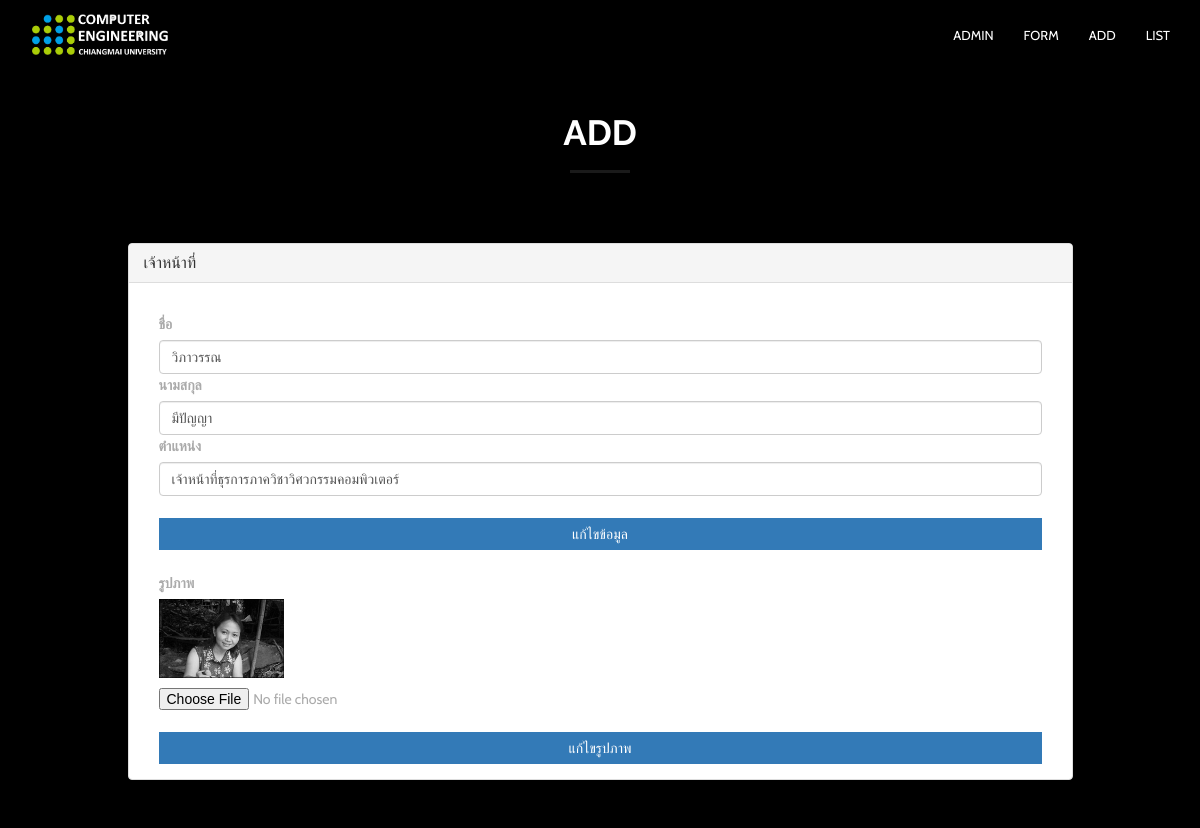
Page /officer/officer_form_edit.php?id=5 on the committed database.
### tables this page shows
CREATE TABLE `officer` (
  `id` int(11) NOT NULL,
  `firstname` varchar(20) NOT NULL,
  `lastname` varchar(20) NOT NULL,
  `position` varchar(500) NOT NULL,
  `img` text NOT NULL
);

### officer/officer_form_edit.php (the view, shortened to what this page needs)
<?php
    $servername = "localhost";
    $username = "root";
    $password = "";
    $dbname = "group6";
    $conn = new mysqli($servername, $username, $password,$dbname);
    mysqli_set_charset($conn, "utf8");
  $sql = "SELECT * FROM officer where id='".$_GET["id"]."'";
  $result = $conn->query($sql);
  $row = $result->fetch_assoc()
?>
<!DOCTYPE html>
<html lang="en">
<head>
    <link href="../bootstrap/css/bootstrap.min.css" rel="stylesheet">
    <link href="../font-awesome/css/font-awesome.min.css" rel="stylesheet">
    <link href="../css/flexslider.css" rel="stylesheet" type="text/css" media="screen">
    <link href="../css/owl.carousel.css" rel="stylesheet" type="text/css" media="screen">
    <link href="../css/owl.theme.css" rel="stylesheet" type="text/css" media="screen">
    <link rel="stylesheet" type="text/css" href="../css/jquery-ui.min.css" media="screen">
    <link href="../lightbox2/dist/css/lightbox.css" rel="stylesheet">
    <link href="../css/restaurant-onepage-dark.css" rel="stylesheet" type="text/css" media="screen">
      </head>
      <body data-spy="scroll">
        <nav class="navbar navbar-inverse navbar-fixed-top">
            <div class="container">
                <div class="navbar-header">
                    <a href="../index.html"><img src="../img/logo.png" alt = "img" width = "140"></a>
                </div>
                <div id="navbar" class="navbar-collapse collapse">
                    <ul class="nav navbar-nav scroll-to navbar-right">
                        <li><a href="../admin/index.html">Admin</a></li>
                        <li><a href="officer_form.php">Form</a></li>
                        <li><a href="#add">Add</a></li>
                        <li><a href="#list">List</a></li>
                    </ul>
                </div>
            </div>
        </nav>
        <section id="edit" class="about-section" >
            <div class="container">
                <div class="row">
                    <div class="col-sm-6 col-sm-offset-3 center-title text-center">
                        <h3><br>Add</h3>
                        <span class="center-line"></span>
                    </div>
                </div>
                <div class="row">
                    <div class="col-xs-offset-1 col-xs-10">
                <div class="panel panel-default formPanel">
                          <div class="panel-heading bg-color-1 border-color-1">
                            <h3 class="panel-title">เจ้าหน้าที่</h3>
                          </div>
                          <div class="panel-body">
                                <form action="officer_edit.php?id=<?=$row["id"]?>" method="POST" role="form" enctype="multipart/form-data">
                                      <div class="form-group formField">
                                        <div class="col-xs-12">
                                           <label for="">ชื่อ</label>
                                           <input type="text" class="form-control" name="firstname" value="<?=$row["firstname"]?>" required>
                                        </div>
                                      </div>
                                       <div class="form-group formField">
                                        <div class="col-xs-12">
                                              <label for="">นามสกุล</label>
                                               <input type="text" class="form-control" name="lastname" value="<?=$row["lastname"]?>" required>
                                        </div>
                                      </div>
                                      <div class="form-group formField">
                                        <div class="col-xs-12">
                                              <label for="">ตำแหน่ง</label>
                                               <input type="text" class="form-control" name="position" value="<?=$row["position"]?>" required>
                                        </div>
                                      <div class="form-group formField">
                                            <div class="col-xs-12">
                                                <input type="submit" class="btn btn-primary btn-block bg-color-3 border-color-3" value="แก้ไขข้อมูล">
                                            </div>
                                      </div>
                                </form>
                                <form action="officer_img_edit.php?id=<?=$row["id"]?>" method="POST" role="form" enctype="multipart/form-data">
                 <div class="form-group">
                          <div class="col-xs-12">
                            <label for=""><br>รูปภาพ</label>
                            <p><img src="<?=$row["img"]?>" alt="" img-rounded img-responsive width=125></p>
                            <input type="file" name="img" id="img">
                        </div>
                        <div class="form-group formField">
                      <div class="col-xs-12">
                         <input type="submit" class="btn btn-primary btn-block bg-color-1 border-color-3" value="แก้ไขรูปภาพ">
                     </div>
             </form>
                   </div>
                </div>
             </div>
         </div>
     </div>
</section>
</body>
</html

### css/restaurant-onepage-dark.css (style rules this page uses)
html, body { height: 100%; }
body { font-family: "Cabin", sans-serif; line-height: 22px; color: #aaa; -webkit-font-smoothing: antialiased; -webkit-text-size-adjust: 100%; -ms-text-size-adjust: 100%; background-color: #222; }
a { color: #f2b84b; }
a, button { -moz-transition: all 0.3s; -o-transition: all 0.3s; -webkit-transition: all 0.3s; transition: all 0.3s; border: 0px; background-color: transparent; }
a, a:hover, a:focus, button, button:focus { text-decoration: none; outline: 0 !important; }
h1, h1, h3, h4, h5, h6 { margin-top: 0px; color: #fff; }
.center-title { margin-bottom: 50px; }
.center-title h3 { text-transform: uppercase; font-weight: 700; margin: 0px; font-size: 35px; line-height: 35px; font-family: "Raleway", sans-serif; }
.center-title .center-line { display: block; margin: 20px auto; height: 3px; text-align: center; width: 60px; background-color: rgba(255, 255, 255, 0.1); }
.center-line { display: block; margin: 10px auto; height: 3px; text-align: center; width: 60px; background-color: rgba(255, 255, 255, 0.2); }
.btn { -webkit-border-radius: 0px; -moz-border-radius: 0px; -ms-border-radius: 0px; border-radius: 0px; border: 0px; text-transform: uppercase; }
.navbar-inverse { background-color: rgba(0, 0, 0, 0.5); border: 0px; padding: 10px 0; -moz-transition: all 0.5s ease-in-out; -o-transition: all 0.5s ease-in-out; -webkit-transition: all 0.5s ease-in-out; transition: all 0.5s ease-in-out; }
.navbar-inverse .navbar-nav > li > a { color: #fff; text-transform: uppercase; font-size: 13px; }
.about-section { padding-top: 80px; padding-bottom: 50px; background-color: #000000; }
* { padding: 0; margin: 0; }
* { word-wrap: break-word; }

### rows in the picture
officer: firstname "วิภาวรรณ", lastname "มีปัญญา", position "เจ้าหน้าที่ธุรการภาควิชาวิศวกรรมคอมพิวเตอร์", img (picture)
